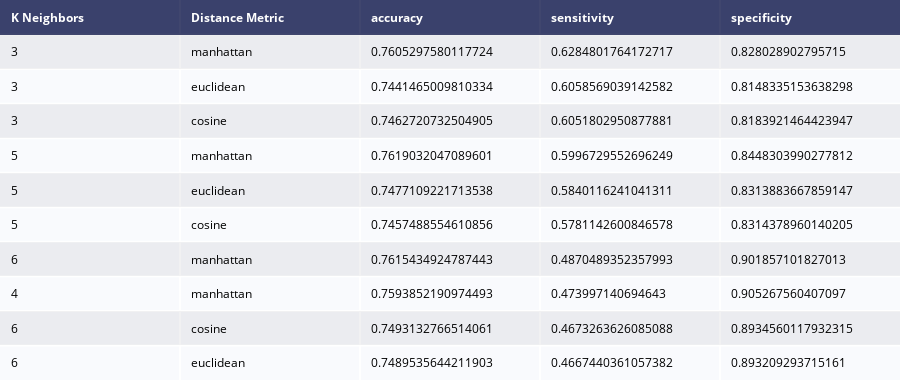

Source (notebook cell):
### Markdown cell above
KNN Classifier - From sklearn.neighbors, we use the KNeighborsClassifier.

### Code cell
from sklearn.neighbors import KNeighborsClassifier
import plotly.figure_factory as ff
knn_clf = KNeighborsClassifier()

score = []

for train,test in skf.split(X_mat,y):
    for i in range(3,7):
        for j in ['manhattan','euclidean','cosine']: #'manhattan','euclidean','cosine'
            knn_clf = KNeighborsClassifier(n_neighbors=i,metric=j,n_jobs=-1)
            knn_clf.fit(X_mat[train],y.values.ravel()[train])
            y_hat = knn_clf.predict(X_mat[test])

            cm = confusion_matrix(y.loc[test],y_hat,labels=[1,0])
            score.append({'K Neighbors':i,'Distance Metric':j,'accuracy':(cm[0,0]+cm[1,1])/sum(cm.ravel()),
                    'sensitivity':cm[0,0]/(cm[0,0]+cm[0,1]),
                    'specificity':cm[1,1]/(cm[1,1]+cm[1,0])})
score = pd.DataFrame(score)
meanScores = score.groupby(['K Neighbors','Distance Metric']).mean().nlargest(n=10,columns = ['sensitivity']).reset_index()
fig2 = ff.create_table(meanScores)


fig2.show()

### Figure 1 — Plotly figure (JSON) as saved in the notebook; plotly's stock layout.template omitted (floating-point values rounded to 4 significant figures)
{"data": [{"colorscale": [[0, "#00083e"], [0.5, "#ededee"], [1, "#ffffff"]], "hoverinfo": "none", "opacity": 0.75, "showscale": false, "type": "heatmap", "z": [[0, 0, 0, 0, 0], [0.5, 0.5, 0.5, 0.5, 0.5], [1, 1, 1, 1, 1], [0.5, 0.5, 0.5, 0.5, 0.5], [1, 1, 1, 1, 1], [0.5, 0.5, 0.5, 0.5, 0.5], [1, 1, 1, 1, 1], [0.5, 0.5, 0.5, 0.5, 0.5], [1, 1, 1, 1, 1], [0.5, 0.5, 0.5, 0.5, 0.5], [1, 1, 1, 1, 1]]}], "layout": {"annotations": [{"align": "left", "font": {"color": "#ffffff"}, "showarrow": false, "text": "<b>K Neighbors</b>", "x": -0.45, "xanchor": "left", "xref": "x", "y": 0, "yref": "y"}, {"align": "left", "font": {"color": "#ffffff"}, "showarrow": false, "text": "<b>Distance Metric</b>", "x": 0.55, "xanchor": "left", "xref": "x", "y": 0, "yref": "y"}, {"align": "left", "font": {"color": "#ffffff"}, "showarrow": false, "text": "<b>accuracy</b>", "x": 1.55, "xanchor": "left", "xref": "x", "y": 0, "yref": "y"}, {"align": "left", "font": {"color": "#ffffff"}, "showarrow": false, "text": "<b>sensitivity</b>", "x": 2.55, "xanchor": "left", "xref": "x", "y": 0, "yref": "y"}, {"align": "left", "font": {"color": "#ffffff"}, "showarrow": false, "text": "<b>specificity</b>", "x": 3.55, "xanchor": "left", "xref": "x", "y": 0, "yref": "y"}, {"align": "left", "font": {"color": "#000000"}, "showarrow": false, "text": "3", "x": -0.45, "xanchor": "left", "xref": "x", "y": 1, "yref": "y"}, {"align": "left", "font": {"color": "#000000"}, "showarrow": false, "text": "manhattan", "x": 0.55, "xanchor": "left", "xref": "x", "y": 1, "yref": "y"}, {"align": "left", "font": {"color": "#000000"}, "showarrow": false, "text": "0.7605297580117724", "x": 1.55, "xanchor": "left", "xref": "x", "y": 1, "yref": "y"}, {"align": "left", "font": {"color": "#000000"}, "showarrow": false, "text": "0.6284801764172717", "x": 2.55, "xanchor": "left", "xref": "x", "y": 1, "yref": "y"}, {"align": "left", "font": {"color": "#000000"}, "showarrow": false, "text": "0.828028902795715", "x": 3.55, "xanchor": "left", "xref": "x", "y": 1, "yref": "y"}, {"align": "left", "font": {"color": "#000000"}, "showarrow": false, "text": "3", "x": -0.45, "xanchor": "left", "xref": "x", "y": 2, "yref": "y"}, {"align": "left", "font": {"color": "#000000"}, "showarrow": false, "text": "euclidean", "x": 0.55, "xanchor": "left", "xref": "x", "y": 2, "yref": "y"}, {"align": "left", "font": {"color": "#000000"}, "showarrow": false, "text": "0.7441465009810334", "x": 1.55, "xanchor": "left", "xref": "x", "y": 2, "yref": "y"}, {"align": "left", "font": {"color": "#000000"}, "showarrow": false, "text": "0.6058569039142582", "x": 2.55, "xanchor": "left", "xref": "x", "y": 2, "yref": "y"}, {"align": "left", "font": {"color": "#000000"}, "showarrow": false, "text": "0.8148335153638298", "x": 3.55, "xanchor": "left", "xref": "x", "y": 2, "yref": "y"}, {"align": "left", "font": {"color": "#000000"}, "showarrow": false, "text": "3", "x": -0.45, "xanchor": "left", "xref": "x", "y": 3, "yref": "y"}, {"align": "left", "font": {"color": "#000000"}, "showarrow": false, "text": "cosine", "x": 0.55, "xanchor": "left", "xref": "x", "y": 3, "yref": "y"}, {"align": "left", "font": {"color": "#000000"}, "showarrow": false, "text": "0.7462720732504905", "x": 1.55, "xanchor": "left", "xref": "x", "y": 3, "yref": "y"}, {"align": "left", "font": {"color": "#000000"}, "showarrow": false, "text": "0.6051802950877881", "x": 2.55, "xanchor": "left", "xref": "x", "y": 3, "yref": "y"}, {"align": "left", "font": {"color": "#000000"}, "showarrow": false, "text": "0.8183921464423947", "x": 3.55, "xanchor": "left", "xref": "x", "y": 3, "yref": "y"}, {"align": "left", "font": {"color": "#000000"}, "showarrow": false, "text": "5", "x": -0.45, "xanchor": "left", "xref": "x", "y": 4, "yref": "y"}, {"align": "left", "font": {"color": "#000000"}, "showarrow": false, "text": "manhattan", "x": 0.55, "xanchor": "left", "xref": "x", "y": 4, "yref": "y"}, {"align": "left", "font": {"color": "#000000"}, "showarrow": false, "text": "0.7619032047089601", "x": 1.55, "xanchor": "left", "xref": "x", "y": 4, "yref": "y"}, {"align": "left", "font": {"color": "#000000"}, "showarrow": false, "text": "0.5996729552696249", "x": 2.55, "xanchor": "left", "xref": "x", "y": 4, "yref": "y"}, {"align": "left", "font": {"color": "#000000"}, "showarrow": false, "text": "0.8448303990277812", "x": 3.55, "xanchor": "left", "xref": "x", "y": 4, "yref": "y"}, {"align": "left", "font": {"color": "#000000"}, "showarrow": false, "text": "5", "x": -0.45, "xanchor": "left", "xref": "x", "y": 5, "yref": "y"}, {"align": "left", "font": {"color": "#000000"}, "showarrow": false, "text": "euclidean", "x": 0.55, "xanchor": "left", "xref": "x", "y": 5, "yref": "y"}, {"align": "left", "font": {"color": "#000000"}, "showarrow": false, "text": "0.7477109221713538", "x": 1.55, "xanchor": "left", "xref": "x", "y": 5, "yref": "y"}, {"align": "left", "font": {"color": "#000000"}, "showarrow": false, "text": "0.5840116241041311", "x": 2.55, "xanchor": "left", "xref": "x", "y": 5, "yref": "y"}, {"align": "left", "font": {"color": "#000000"}, "showarrow": false, "text": "0.8313883667859147", "x": 3.55, "xanchor": "left", "xref": "x", "y": 5, "yref": "y"}, {"align": "left", "font": {"color": "#000000"}, "showarrow": false, "text": "5", "x": -0.45, "xanchor": "left", "xref": "x", "y": 6, "yref": "y"}, {"align": "left", "font": {"color": "#000000"}, "showarrow": false, "text": "cosine", "x": 0.55, "xanchor": "left", "xref": "x", "y": 6, "yref": "y"}, {"align": "left", "font": {"color": "#000000"}, "showarrow": false, "text": "0.7457488554610856", "x": 1.55, "xanchor": "left", "xref": "x", "y": 6, "yref": "y"}, {"align": "left", "font": {"color": "#000000"}, "showarrow": false, "text": "0.5781142600846578", "x": 2.55, "xanchor": "left", "xref": "x", "y": 6, "yref": "y"}, {"align": "left", "font": {"color": "#000000"}, "showarrow": false, "text": "0.8314378960140205", "x": 3.55, "xanchor": "left", "xref": "x", "y": 6, "yref": "y"}, {"align": "left", "font": {"color": "#000000"}, "showarrow": false, "text": "6", "x": -0.45, "xanchor": "left", "xref": "x", "y": 7, "yref": "y"}, {"align": "left", "font": {"color": "#000000"}, "showarrow": false, "text": "manhattan", "x": 0.55, "xanchor": "left", "xref": "x", "y": 7, "yref": "y"}, {"align": "left", "font": {"color": "#000000"}, "showarrow": false, "text": "0.7615434924787443", "x": 1.55, "xanchor": "left", "xref": "x", "y": 7, "yref": "y"}, {"align": "left", "font": {"color": "#000000"}, "showarrow": false, "text": "0.4870489352357993", "x": 2.55, "xanchor": "left", "xref": "x", "y": 7, "yref": "y"}, {"align": "left", "font": {"color": "#000000"}, "showarrow": false, "text": "0.901857101827013", "x": 3.55, "xanchor": "left", "xref": "x", "y": 7, "yref": "y"}, {"align": "left", "font": {"color": "#000000"}, "showarrow": false, "text": "4", "x": -0.45, "xanchor": "left", "xref": "x", "y": 8, "yref": "y"}, {"align": "left", "font": {"color": "#000000"}, "showarrow": false, "text": "manhattan", "x": 0.55, "xanchor": "left", "xref": "x", "y": 8, "yref": "y"}, {"align": "left", "font": {"color": "#000000"}, "showarrow": false, "text": "0.7593852190974493", "x": 1.55, "xanchor": "left", "xref": "x", "y": 8, "yref": "y"}, {"align": "left", "font": {"color": "#000000"}, "showarrow": false, "text": "0.473997140694643", "x": 2.55, "xanchor": "left", "xref": "x", "y": 8, "yref": "y"}, {"align": "left", "font": {"color": "#000000"}, "showarrow": false, "text": "0.905267560407097", "x": 3.55, "xanchor": "left", "xref": "x", "y": 8, "yref": "y"}, {"align": "left", "font": {"color": "#000000"}, "showarrow": false, "text": "6", "x": -0.45, "xanchor": "left", "xref": "x", "y": 9, "yref": "y"}, {"align": "left", "font": {"color": "#000000"}, "showarrow": false, "text": "cosine", "x": 0.55, "xanchor": "left", "xref": "x", "y": 9, "yref": "y"}, {"align": "left", "font": {"color": "#000000"}, "showarrow": false, "text": "0.7493132766514061", "x": 1.55, "xanchor": "left", "xref": "x", "y": 9, "yref": "y"}, {"align": "left", "font": {"color": "#000000"}, "showarrow": false, "text": "0.4673263626085088", "x": 2.55, "xanchor": "left", "xref": "x", "y": 9, "yref": "y"}, {"align": "left", "font": {"color": "#000000"}, "showarrow": false, "text": "0.8934560117932315", "x": 3.55, "xanchor": "left", "xref": "x", "y": 9, "yref": "y"}, {"align": "left", "font": {"color": "#000000"}, "showarrow": false, "text": "6", "x": -0.45, "xanchor": "left", "xref": "x", "y": 10, "yref": "y"}, {"align": "left", "font": {"color": "#000000"}, "showarrow": false, "text": "euclidean", "x": 0.55, "xanchor": "left", "xref": "x", "y": 10, "yref": "y"}, {"align": "left", "font": {"color": "#000000"}, "showarrow": false, "text": "0.7489535644211903", "x": 1.55, "xanchor": "left", "xref": "x", "y": 10, "yref": "y"}, {"align": "left", "font": {"color": "#000000"}, "showarrow": false, "text": "0.4667440361057382", "x": 2.55, "xanchor": "left", "xref": "x", "y": 10, "yref": "y"}, {"align": "left", "font": {"color": "#000000"}, "showarrow": false, "text": "0.893209293715161", "x": 3.55, "xanchor": "left", "xref": "x", "y": 10, "yref": "y"}], "height": 380, "margin": {"b": 0, "l": 0, "r": 0, "t": 0}, "xaxis": {"dtick": 1, "gridwidth": 2, "showticklabels": false, "tick0": -0.5, "ticks": "", "zeroline": false}, "yaxis": {"autorange": "reversed", "dtick": 1, "gridwidth": 2, "showticklabels": false, "tick0": 0.5, "ticks": "", "zeroline": false}}}
